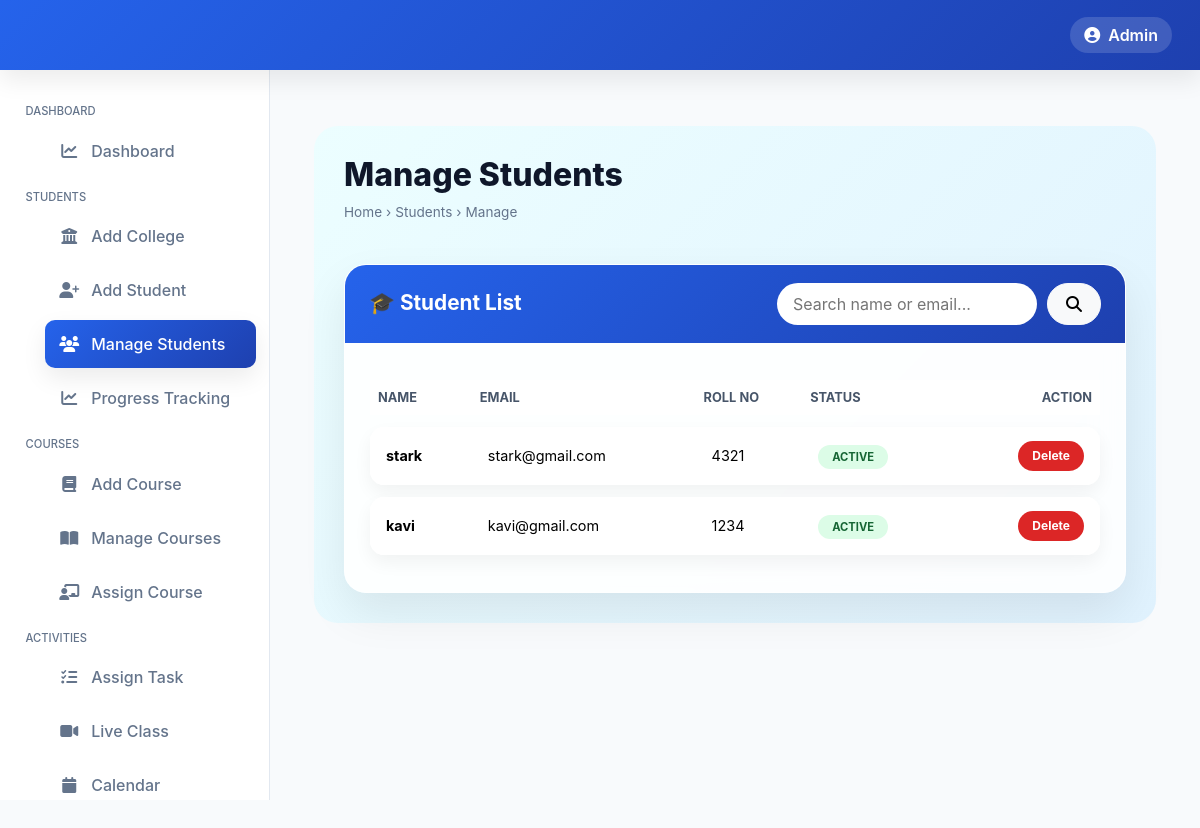
Page /admin_panel/students/manage/ (signed in) on the committed database.
### admin_panel/models.py (models this page shows, shortened)
class Student(models.Model):
    name = models.CharField(max_length=100)
    email = models.EmailField(unique=True)
    roll = models.CharField(max_length=20, unique=True, db_index=True)
    phone = models.CharField(max_length=15, blank=True)
    address = models.TextField(blank=True)
    college = models.ForeignKey(College, on_delete=models.CASCADE, related_name="students")
    mode = models.CharField(
        max_length=10,
        choices=[("online", "Online"), ("offline", "Offline")],
        default="offline",
    )
    status = models.CharField(max_length=10, default="active")

### admin_panel/views.py (the view)
    def wrapper(request, *args, **kwargs):
        if not request.session.get("admin_logged_in"):
            return redirect("admin_login")
        return view_func(request, *args, **kwargs)

### admin_panel/views.py (called while the page is built)
def admin_required(view_func):
    def wrapper(request, *args, **kwargs):
        if not request.session.get("admin_logged_in"):
            return redirect("admin_login")
        return view_func(request, *args, **kwargs)
    return wrapper

@admin_required
def manage_students_view(request):
    query = request.GET.get("q", "").strip()
    qs = Student.objects.select_related("college").all()
    if query:
        qs = qs.filter(Q(name__icontains=query) | Q(email__icontains=query) | Q(roll__icontains=query))
    return render(
        request,
        "admin_panel/partials/manage_students.html",
        {"students": qs.order_by("-id"), "query": query},
    )

### admin_panel/templates/admin_panel/partials/manage_students.html (shortened to what this page needs)
{% extends "admin_panel/base.html" %}
{% load static %}
{% block container %}
<div class="container my-4">
  <div class="manage-students-wrapper">
    <div class="page-header">
      <div>
        <h1>Manage Students</h1>
        <div class="breadcrumb">
          Home <span class="mx-1">›</span> Students <span class="mx-1">›</span> Manage
        </div>
      </div>
    </div>
    <div class="glass-card">
      <div class="glass-card-header">
        <h2>🎓 Student List</h2>
        <form method="get" action="{% url 'manage_students' %}" class="search-box">
          <input type="text" name="q" placeholder="Search name or email..."
                 value="{{ query }}">
          <button type="submit" class="btn btn-light">
            <i class="fas fa-search"></i>
          </button>
        </form>
      </div>
      <div class="table-wrapper">
        <table class="table">
          <thead>
            <tr>
              <th>Name</th>
              <th>Email</th>
              <th>Roll No</th>
              <th>Status</th>
              <th class="text-end">Action</th>
            </tr>
          </thead>
          <tbody>
            {% for student in students %}
            <tr>
              <td>
                <strong>{{ student.name }}</strong>
              </td>
              <td>{{ student.email }}</td>
              <td>{{ student.roll }}</td>
              <td>
                <span class="status-badge
                  {% if student.status == 'active' %}status-active{% else %}status-inactive{% endif %}">
                  {{ student.status }}
                </span>
              </td>
              <td class="text-end">
                <form method="post" action="{% url 'delete_student' student.id %}">
                  <button class="btn-delete"
                          onclick="return confirm('Delete this student?')">
                    Delete
                  </button>
                </form>
              </td>
            </tr>
            {% empty %}
            <tr>
              <td colspan="5" class="empty-row">
                🚫 No students found
              </td>
            </tr>
            {% endfor %}
          </tbody>
        </table>
      </div>
    </div>
  </div>
</div>
{% endblock container %}

### admin_panel/templates/admin_panel/base.html (style rules this page uses)
:root { --primary:#2563eb; --primary-dark:#1e40af; --bg:#f8fafc; --card:#ffffff; --text:#0f172a; --muted:#64748b; --border:#e2e8f0; --sidebar:#ffffff; --shadow:0 10px 25px rgba(0,0,0,.08); }
* { margin:0;padding:0;box-sizing:border-box }
body { font-family:Inter,system-ui,sans-serif; background:var(--bg); color:var(--text); min-height:100vh; }

### admin_panel/templates/admin_panel/partials/manage_students.html (style rules this page uses)
.manage-students-wrapper { background: linear-gradient(135deg, #ecfeff, #e0f2fe); padding: 30px; border-radius: 24px; }
.page-header { display: flex; justify-content: space-between; align-items: center; margin-bottom: 25px; }
.page-header h1 { font-size: 2rem; font-weight: 800; }
.breadcrumb { font-size: 0.85rem; color: #64748b; }
.glass-card { background: rgba(255, 255, 255, 0.9); backdrop-filter: blur(16px); border-radius: 22px; box-shadow: 0 20px 45px rgba(0, 0, 0, 0.08); border: 1px solid rgba(255, 255, 255, 0.45); overflow: hidden; }
.glass-card-header { background: linear-gradient(135deg, #2563eb, #1e40af); color: white; padding: 18px 24px; display: flex; justify-content: space-between; align-items: center; }
.glass-card-header h2 { margin: 0; font-size: 1.3rem; font-weight: 700; }
.search-box { display: flex; gap: 10px; }
.search-box input { border-radius: 999px; padding: 8px 16px; border: none; width: 260px; }
.search-box button { border-radius: 999px; padding: 8px 18px; font-weight: 600; }
.table-wrapper { padding: 25px; }
.table { margin: 0; border-collapse: separate; border-spacing: 0 12px; }
.table thead th { font-size: 0.8rem; color: #475569; text-transform: uppercase; border: none; }
.table tbody tr { background: white; border-radius: 14px; box-shadow: 0 8px 18px rgba(0, 0, 0, 0.05); }
.table tbody td { padding: 14px 16px; border: none; font-size: 0.9rem; vertical-align: middle; }
.table tbody tr td:first-child { border-top-left-radius: 14px; border-bottom-left-radius: 14px; }
.table tbody tr td:last-child { border-top-right-radius: 14px; border-bottom-right-radius: 14px; }
.status-badge { padding: 5px 14px; border-radius: 999px; font-size: 0.7rem; font-weight: 700; text-transform: uppercase; }
.status-active { background: #dcfce7; color: #166534; }
.btn-delete { background: #dc2626; border: none; padding: 6px 14px; border-radius: 999px; color: white; font-size: 0.75rem; font-weight: 700; transition: all 0.3s ease; }

### rows in the picture
Student: name "stark", email "stark@gmail.com", roll "4321", status "ACTIVE"
Student: name "kavi", email "kavi@gmail.com", roll "1234", status "ACTIVE"
